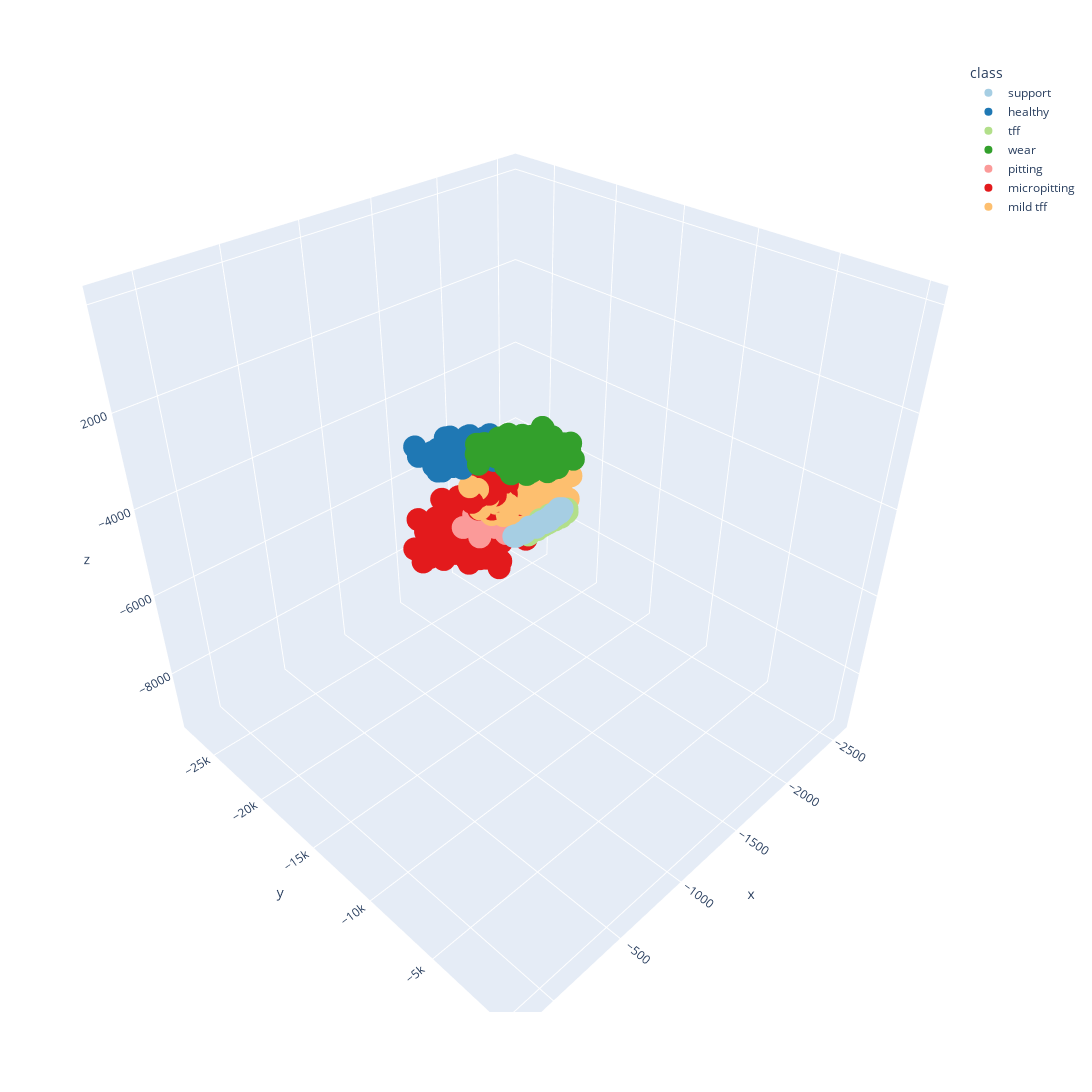

The notebook cell this image was saved under:
### Code cell
pca = PCA(n_components=3)
pca.fit(support_group[:50])

pca_embeddings = pca.transform(
    np.concatenate(
        [support_group, query_group_6, query_group, query_group_2, query_group_3, query_group_4, query_group_5]
    )
)

pca_embeddings = pd.DataFrame(pca_embeddings, columns=["x", "y", "z"])
pca_embeddings["class"] = np.concatenate(
    [
        len(support_group) * ["support"],
        len(query_group_6) * ["healthy"],
        len(query_group) * ["tff"],
        len(query_group_2) * ["wear"],
        len(query_group_3) * ["pitting"],
        len(query_group_4) * ["micropitting"],
        len(query_group_5) * ["mild tff"],
    ]
)


fig = px.scatter_3d(
    pca_embeddings,
    x="x",
    y="y",
    z="z",
    color="class",
    width=1200,
    height=1200,
    color_discrete_sequence=sns.color_palette("Paired").as_hex(),
)
fig.show()
